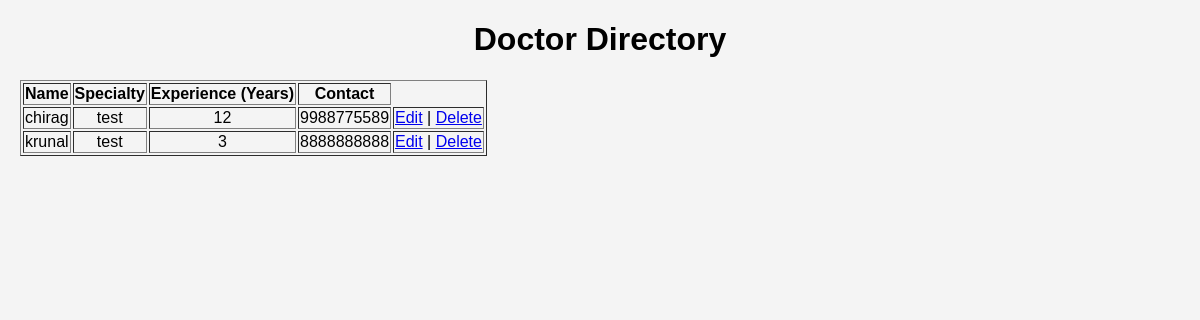
/doctorlist/, run on the app's committed database.
### myapp/models.py (models this page shows, shortened)
class Doctor(models.Model):
    name = models.CharField(max_length=100)
    specialty = models.CharField(max_length=100)
    experience = models.IntegerField()
    contact = models.CharField(max_length=15)
    availability = models.BooleanField(default=True)
    clinic_address = models.TextField()

### myapp/views.py (the view)
# urls.py: path('doctorlist/', views.doctor_list, name='doctor_list'),
def doctor_list(request):
    doctors = Doctor.objects.all()  # Fetch all doctors from the database
    return render(request, 'myapp/doctor_list.html', {'doctors': doctors})

### myapp/templates/myapp/doctor_list.html (shortened to what this page needs)
<!DOCTYPE html>{% load static %}
<html lang="en">
<head>
    <link rel="stylesheet" href="{% static 'myapp/css/style.css' %}">
</head>
<body>
    <h1>Doctor Directory</h1>
    <table border="1">
        <tr>
            <th>Name</th>
            <th>Specialty</th>
            <th>Experience (Years)</th>
            <th>Contact</th>
        </tr>
        {% for doctor in doctors %}
        <tr>
            <td>{{ doctor.name }}</td>
            <td>{{ doctor.specialty }}</td>
            <td>{{ doctor.experience }}</td>
            <td>{{ doctor.contact }}</td>
            <td>
                <a href="{% url 'edit_doctor' doctor.id %}">Edit</a> |
                <a href="{% url 'delete_doctor' doctor.id %}">Delete</a>
            </td>
        </tr>
        {% endfor %}
    </table>
</body>
</html>

### myapp/static/myapp/css/style.css (style rules this page uses)
body { font-family: Arial, sans-serif; background-color: #f4f4f4; text-align: center; margin: 20px; }

### data on the page
Doctor: name "chirag", specialty "test", experience "12", contact "9988775589"
Doctor: name "krunal", specialty "test", experience "3", contact "8888888888"
